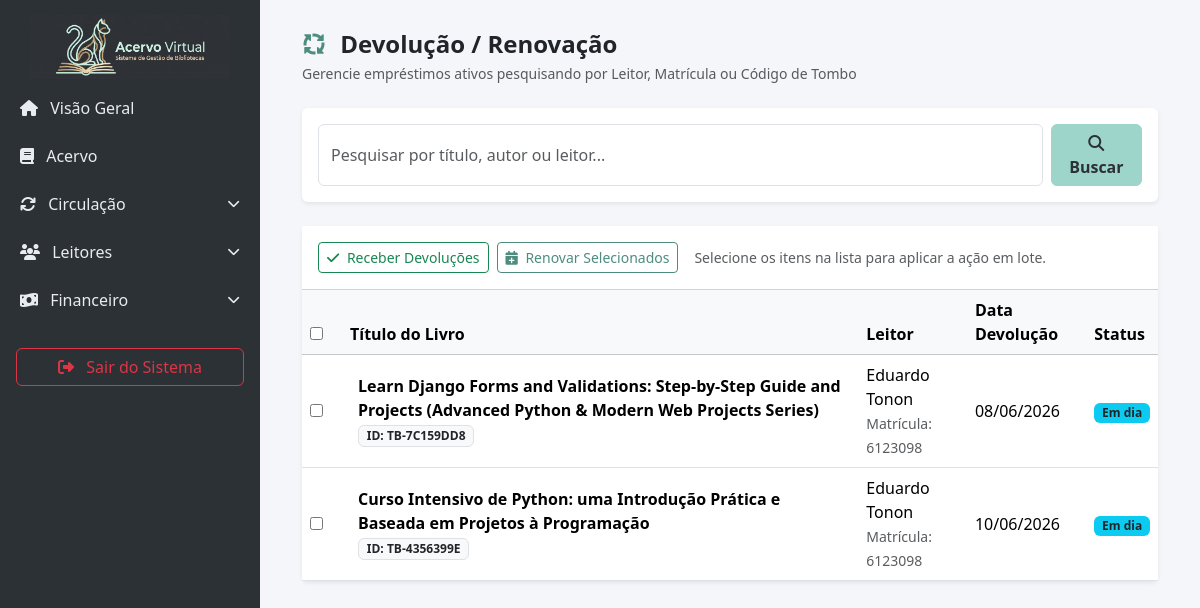
The page /circulacao/devolucoes/ on the database as committed earlier.
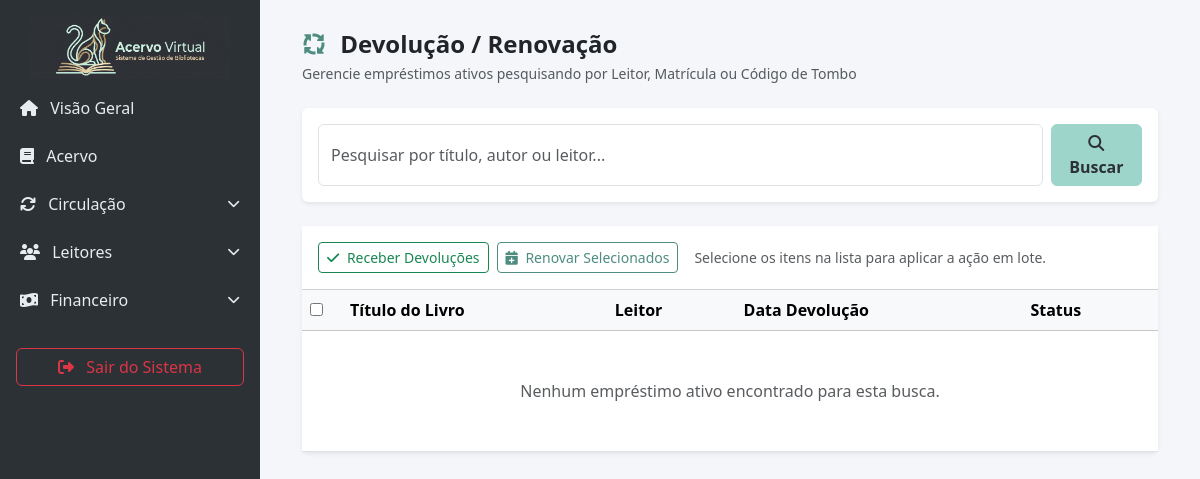
The same page on the database as committed later.
### biblioteca_app/models.py (models this page shows, shortened)
class Emprestimo(models.Model):
    leitor = models.ForeignKey(Leitor, on_delete=models.CASCADE)
    exemplar = models.ForeignKey(Exemplar, on_delete=models.CASCADE)
    data_emprestimo = models.DateField(default=timezone.now)
    data_devolucao = models.DateField()
    cadastrado_por = models.ForeignKey(User, on_delete=models.SET_NULL, null=True, blank=True, related_name='emprestimos_realizados')

class Exemplar(models.Model):
    class Status(models.TextChoices):
        DISPONIVEL = 'disponivel', 'Disponível'
        EMPRESTADO = 'emprestado', 'Emprestado'
        MANUTENCAO = 'manutencao', 'Em Manutenção'
        PERDIDO = 'perdido', 'Perdido'
    livro = models.ForeignKey(Livro, on_delete=models.CASCADE, related_name='exemplares')
    codigo_tombo = models.CharField(max_length=50, unique=True, help_text="Código identificador único do exemplar físico")
    estado_conservacao = models.CharField(max_length=100, default='Bom')
    status = models.CharField(max_length=20, choices=Status.choices, default=Status.DISPONIVEL)

class Livro(models.Model):
    titulo = models.CharField(max_length=200)
    autor = models.ForeignKey(Autor, on_delete=models.PROTECT, related_name="livros")
    edicao = models.CharField(max_length=100)
    editora = models.ForeignKey(Editora, on_delete=models.PROTECT, related_name="livros", null=True, blank=True)
    idioma = models.CharField(max_length=50, default="Português")
    data_publicacao = models.DateField(blank=True, null=True)
    numero_paginas = models.IntegerField()
    genero = models.ForeignKey(Genero, on_delete=models.PROTECT, related_name="livros")
    classificacao = models.IntegerField()
    sinopse = models.TextField()
    capa = models.ImageField(upload_to='capas/', blank=True, null=True)
    localizacao = models.CharField(max_length=100, blank=True, null=True, help_text="Ex: Estante A, Prateleira 2")

class Leitor(models.Model):
    id_leitor = models.CharField(max_length=50, unique=True, null=True, blank=True, help_text="ID Único ou Matrícula")
    nome = models.CharField(max_length=200)
    data_nascimento = models.DateField()
    celular = models.CharField(max_length=15, unique=True)
    cpf = models.CharField(max_length=14, unique=True)
    email = models.EmailField(unique=True)
    cep = models.CharField(max_length=9)
    endereco = models.CharField(max_length=255)
    complemento = models.CharField(max_length=100, blank=True, null=True)
    cidade = models.CharField(max_length=100)
    class AlertasChoices(models.TextChoices):
        EMAIL = 'email', 'Email'
        CELULAR = 'celular', 'Celular'
    recebimento_alertas = models.CharField(max_length=10, choices=AlertasChoices.choices, default=AlertasChoices.EMAIL)
    ativo = models.BooleanField(default=True, help_text="Desmarque para bloquear temporariamente o leitor")
    foto = models.ImageField(upload_to='fotos_leitores/', null=True, blank=True)

### biblioteca_app/views.py (the view, shortened to what this page needs)
# urls.py: path('circulacao/devolucoes/', views.reservas, name='reservas'),
def reservas(request):
    query = request.GET.get('q', '').strip()
    emprestimos_base = Emprestimo.objects.select_related('leitor', 'exemplar__livro').exclude(
        pk__in=Devolucao.objects.values('emprestimo_id')
    )
    if query:
        emprestimos_ativos = emprestimos_base.filter(
            Q(exemplar__livro__titulo__icontains=query) |
            Q(exemplar__livro__autor__nome__icontains=query) |
            Q(leitor__nome__icontains=query) |
            Q(leitor__id_leitor__icontains=query) |
            Q(exemplar__codigo_tombo__icontains=query)
        ).order_by('data_devolucao')
    else:
        emprestimos_ativos = emprestimos_base.order_by('data_devolucao')
    hoje = date.today()
    for emprestimo in emprestimos_ativos:
        valor_multa = services.calcular_valor_multa(emprestimo, hoje)
        emprestimo.atrasado = valor_multa > 0
        emprestimo.valor_multa = f"{valor_multa:.2f}"
    paginator = Paginator(emprestimos_ativos, 15) # 15 itens por página
    page_number = request.GET.get('page')
    emprestimos_page = paginator.get_page(page_number)
    context = {
        'emprestimos': emprestimos_page
    }
    return render(request, 'reservas.html', context)

### biblioteca_app/services.py (called while the page is built)
def calcular_valor_multa(emprestimo, data_base=None):
    if not data_base:
        data_base = date.today()
    config = Configuracao.objects.first()
    valor_por_dia = decimal.Decimal(str(config.multa_por_dia)) if config else decimal.Decimal('2.50')
    if data_base > emprestimo.data_devolucao:
        dias_atraso = (data_base - emprestimo.data_devolucao).days
        return valor_por_dia * dias_atraso
    return decimal.Decimal('0.00')

### biblioteca_app/templates/reservas.html (shortened to what the changed rows need)
{% extends 'base.html' %}
{% block content %}
<div class="container-fluid">
    <div class="card border-0 shadow-sm">
        <form method="POST" id="form-acoes-massa">
        <div class="card-body p-0 table-responsive">
            <table class="table table-hover align-middle mb-0">
                <thead class="table-light">
                    <tr>
                        <th style="width: 40px;"><input type="checkbox" id="select-all"></th>
                        <th>Título do Livro</th>
                        <th>Leitor</th>
                        <th>Data Devolução</th>
                        <th>Status</th>
                    </tr>
                </thead>
                <tbody>
                    {% for emprestimo in emprestimos %}
                    <tr data-emprestimo-id="{{ emprestimo.id }}"
                        data-emprestimo-data="{{ emprestimo.data_emprestimo|date:'Y-m-d' }}"
                        data-emprestimo-devolucao="{{ emprestimo.data_devolucao|date:'Y-m-d' }}"
                        data-emprestimo-atrasado="{% if emprestimo.atrasado %}1{% else %}0{% endif %}"
                        data-emprestimo-multa="{{ emprestimo.valor_multa }}">
                        <td><input type="checkbox" name="emprestimos_selecionados" value="{{ emprestimo.id }}" class="row-checkbox" data-atrasado="{{ emprestimo.atrasado|lower }}"></td>
                        <td class="text-start ps-3">
                            <strong>{{ emprestimo.exemplar.livro.titulo }}</strong><br>
                            <small class="badge bg-light text-dark border">ID: {{ emprestimo.exemplar.codigo_tombo }}</small>
                        </td>
                        <td>
                            {{ emprestimo.leitor.nome }}<br>
                            <small class="text-muted">Matrícula: {{ emprestimo.leitor.id_leitor }}</small>
                        </td>
                        <td>{{ emprestimo.data_devolucao|date:"d/m/Y" }}</td>
                        <td>
                            {% if emprestimo.atrasado %}
                                <span class="badge bg-danger">Atrasado</span><br>
                                <small class="text-danger fw-bold">R$ {{ emprestimo.valor_multa }}</small>
                            {% else %}
                                <span class="badge bg-info text-dark">Em dia</span>
                            {% endif %}
                        </td>
                    </tr>
                    {% empty %}
                    <tr><td colspan="5" class="text-center py-5 text-muted">Nenhum empréstimo ativo encontrado para esta busca.</td></tr>
                    {% endfor %}
                </tbody>
            </table>
        </div>
        </form>
    </div>
</div>
{% endblock %}

Rows that differ between the two databases and show on the page:
no longer on this page (row edited): Emprestimo: exemplar.livro.titulo "Learn Django Forms and Validations: Step-by-Step Guide and Projects (Advanced Python & Modern Web Projects Series)", exemplar.codigo_tombo "TB-7C159DD8", leitor.nome "Eduardo Tonon", leitor.id_leitor "6123098", data_devolucao "08/06/2026", shows "Em dia"
no longer on this page (row edited): Emprestimo: exemplar.livro.titulo "Curso Intensivo de Python: uma Introdução Prática e Baseada em Projetos à Programação", exemplar.codigo_tombo "TB-4356399E", leitor.nome "Eduardo Tonon", leitor.id_leitor "6123098", data_devolucao "10/06/2026", shows "Em dia"
Other text that changed with them:
text now shown: "Nenhum empréstimo ativo encontrado para esta busca."
